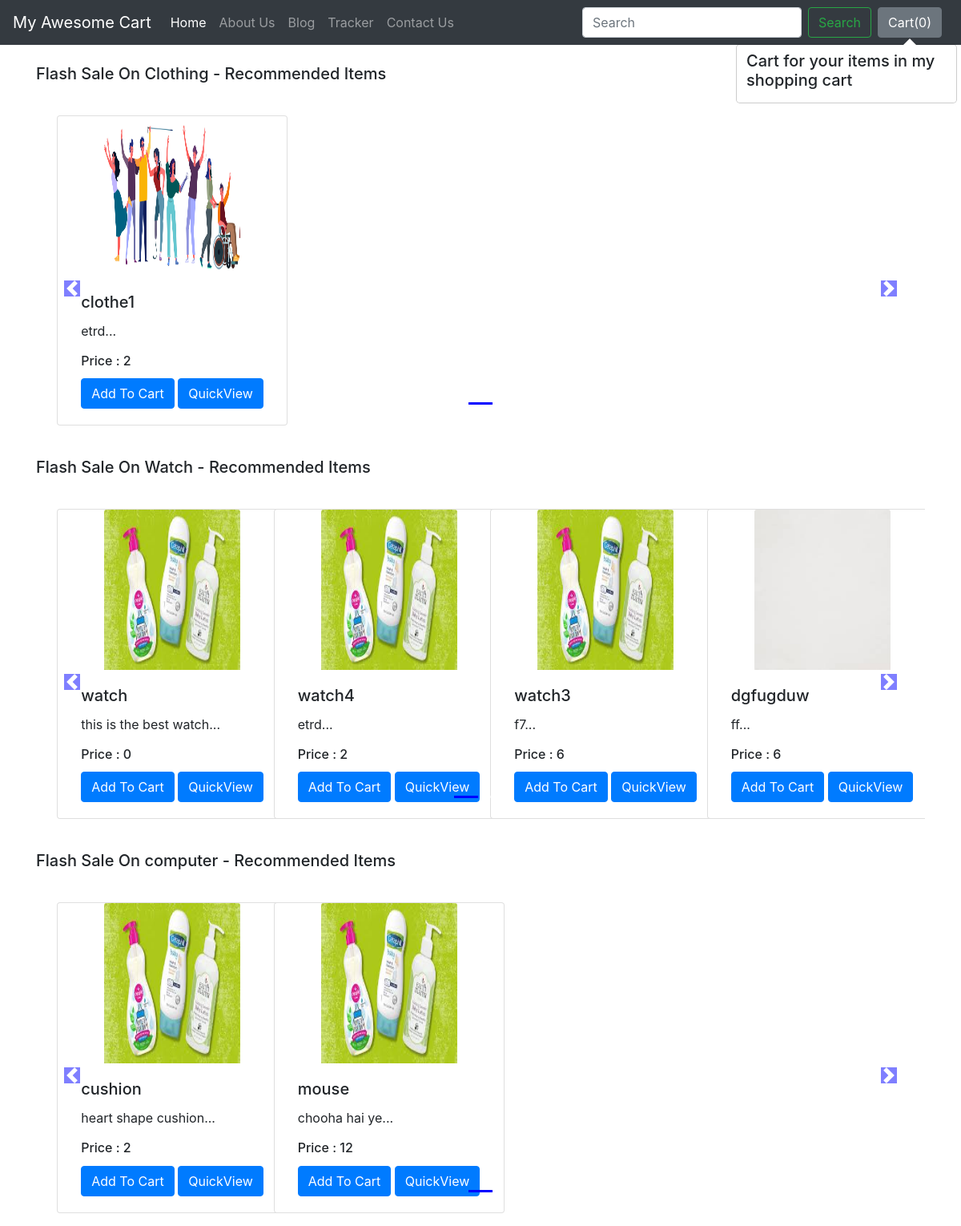
/profiles/, run on the app's committed database.
### profiles/models.py (models this page shows, shortened)
class Product(models.Model):
    product_id = models.AutoField
    product_name = models.CharField(max_length=50)
    category = models.CharField(max_length=50, default="")
    subcategory = models.CharField(max_length=50, default="")
    price = models.IntegerField(default=0)
    desc = models.CharField(max_length=300)
    pub_date = models.DateField()
    image = models.ImageField(upload_to='shop/images', default="")

### profiles/views.py (the view)
# urls.py: path("",views.index,name="Profilehome"),
def index(request):
    allProds = []
    catprods = Product.objects.values('category', 'id')
    cats = {item['category'] for item in catprods}
    for cat in cats:
        prod = Product.objects.filter(category=cat)
        n = len(prod)
        nSlides = n // 4 + ceil((n / 4) - (n // 4))
        allProds.append([prod, range(1, nSlides), nSlides])
    params = {'allProds':allProds}
    return render(request ,'profiles/index.html',params)

### profiles/templates/profiles/index.html (shortened to what this page needs)
{% extends 'profiles/basic.html' %}
{% block body %}
{% load static %}
<div class="container">
    {% for product, range, nSlides in allProds %}
    <h5 class="my-4">Flash Sale On {{product.0.category}} - Recommended Items</h5>
    <div class="row">
        <div id="demo{{forloop.counter}}" class="col carousel slide my-3" data-ride="carousel">
            <ul class="carousel-indicators">
                <li data-target="#demo{{forloop.counter}}" data-slide-to="0" class="active"></li>
                {% for i in range %}
                <li data-target="#demo{{forloop.parentloop.counter}}" data-slide-to="{{i}}"></li>
                {% endfor %}
            </ul>
            <div class="container carousel-inner no-padding">
                <div class="carousel-item active">
                    {% for i in product %}
                    <div class="col-xs-3 col-sm-3 col-md-3">
                        <div class="card align-items-center" style="width: 18rem;">
                            <img src='/media/{{i.image}}' class="card-img-top" alt="...">
                            <div class="card-body">
                                <h5 class="card-title" id="namepr{{i.id}}">{{i.product_name}}</h5>
                                <p class="card-text">{{i.desc|slice:"0:53"}}...</p>
                                <h6 class="card-title" >Price : <span id="pricepr{{i.id}}">{{i.price}}</span></h6>
                                <span id="divpr{{i.id}}" class="divpr">
                                    <button id="pr{{i.id}}" class="btn btn-primary cart">Add To Cart</button>
                                </span>
                                <a href="/profiles/products/{{i.id}}"><button id="qv{{i.id}}" class="btn btn-primary cart">QuickView</button></a>
                            </div>
                        </div>
                    </div>
                    {% if forloop.counter|divisibleby:4 and forloop.counter > 0 and not forloop.last %}
                </div>
                <div class="carousel-item">
                    {% endif %}
                    {% endfor %}
                </div>
            </div>
        </div>
        <a class="carousel-control-prev" href="#demo{{forloop.counter}}" data-slide="prev">
            <span class="carousel-control-prev-icon"></span>
        </a>
        <a class="carousel-control-next" href="#demo{{forloop.counter}}" data-slide="next">
            <span class="carousel-control-next-icon"></span>
        </a>
    </div>
    {% endfor %}
</div>
{% endblock %}

### profiles/templates/profiles/basic.html (shortened to what this page needs)
<!doctype html>
<html lang="en">
  <head>
    <link rel="stylesheet" href="https://stackpath.bootstrapcdn.com/bootstrap/4.2.1/css/bootstrap.min.css">
  </head>
  <body>
    <nav class="navbar navbar-expand-lg navbar-dark bg-dark">
  <a class="navbar-brand" href="/profiles">My Awesome Cart</a>
  <div class="collapse navbar-collapse" id="navbarSupportedContent">
    <ul class="navbar-nav mr-auto">
      <li class="nav-item active">
        <a class="nav-link" href="/profiles">Home <span class="sr-only">(current)</span></a>
      </li>
      <li class="nav-item">
        <a class="nav-link" href="/profiles/about">About Us</a>
      </li>
      <li class="nav-item">
        <a class="nav-link" href="/posts">Blog</a>
    </li>
      <li class="nav-item">
        <a class="nav-link" href="/profiles/tracker">Tracker</a>
      </li>
      <li class="nav-item">
        <a class="nav-link" href="/profiles/contact">Contact Us</a>
      </li>
    </ul>
    <form method='get' action='/profiles/search/' class="form-inline my-2 my-lg-0">
      <input class="form-control mr-sm-2" type="search" placeholder="Search" aria-label="Search" name="search" id="search">
      <button class="btn btn-outline-success my-2 my-sm-0" type="submit">Search</button>
    </form>
    <button type="button" class="btn btn-secondary mx-2" id="popcart" data-container="body" data-toggle="popover" data-placement="bottom" data-html="true" data-content="Vivamus
sagittis lacus vel augue laoreet rutrum faucibus.">
  Cart(<span id="cart">0</span>)
</button>
  </div>
</nav>
  {% block body %} {% endblock %}
  </body>
</html>

### data on the page
Product: category "Clothing", image (picture), product_name "clothe1", desc "etrd", price "2"
Product: category "Watch", image (picture), product_name "watch", desc "this is the best watch", price "0"
Product: image (picture), product_name "watch4", desc "etrd", price "2"
Product: image (picture), product_name "watch3", desc "f7", price "6"
Product: image (picture), product_name "dgfugduw", desc "ff", price "6"
Product: category "computer", image (picture), product_name "cushion", desc "heart shape cushion", price "2"
Product: image (picture), product_name "mouse", desc "chooha hai ye", price "12"
